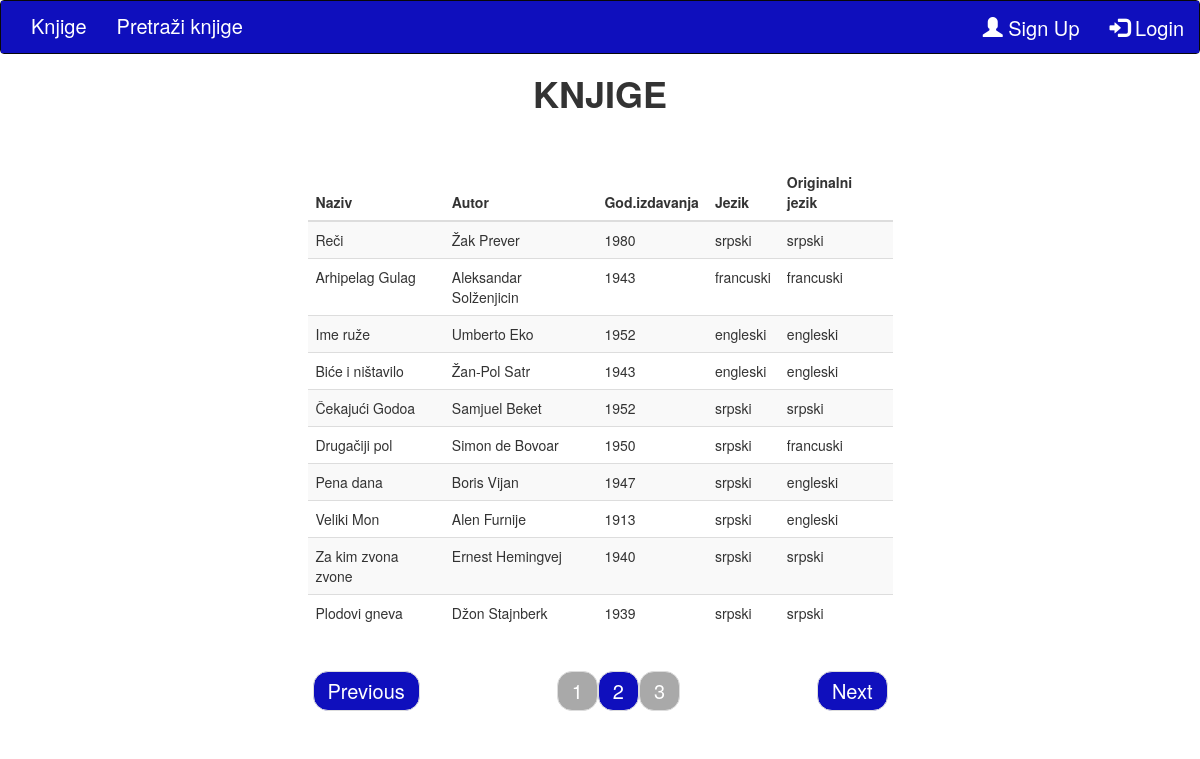
The app's page /index.php?page=2 with its own data.
### tables this page shows
CREATE TABLE IF NOT EXISTS `spisak_knjiga` (
  `knjiga_id` int(11) NOT NULL AUTO_INCREMENT,
  `naziv` varchar(250) DEFAULT NULL,
  `autor_id` int(11) DEFAULT NULL,
  `godina_izdanja` int(4) DEFAULT NULL,
  `jezik_id` int(11) DEFAULT NULL,
  `originalni_jezik_id` int(11) DEFAULT NULL,
  PRIMARY KEY (`knjiga_id`),
  KEY `autor_id_idx` (`autor_id`),
  KEY `jezik_id_idx` (`jezik_id`),
  KEY `originalni_jezik_id_idx` (`originalni_jezik_id`)
);

CREATE TABLE IF NOT EXISTS `autori` (
  `autor_id` int(11) NOT NULL AUTO_INCREMENT,
  `autor` varchar(250) DEFAULT NULL,
  PRIMARY KEY (`autor_id`)
);

CREATE TABLE IF NOT EXISTS `jezik` (
  `jezik_id` int(11) NOT NULL AUTO_INCREMENT,
  `jezik` varchar(250) DEFAULT NULL,
  PRIMARY KEY (`jezik_id`)
);

### classes/Join_tables.class.php (called while the page is built, shortened)
<?php
class Join_tables{
    public static function load_books($limit,$offset){
        $db = Connect::getInstance();
        $className = get_called_class();
        $res = $db->query("SELECT spisak_knjiga.knjiga_id, spisak_knjiga.naziv,spisak_knjiga.godina_izdanja, autori.autor, jezik1.jezik as 'prvi_jezik', jezik2.jezik as 'drugi_jezik'
                FROM spisak_knjiga
                LEFT JOIN autori ON autori.autor_id = spisak_knjiga.autor_id
                LEFT JOIN jezik jezik1 ON jezik1.jezik_id = spisak_knjiga.jezik_id
                LEFT JOIN jezik jezik2 ON jezik2.jezik_id = spisak_knjiga.originalni_jezik_id ORDER BY spisak_knjiga.knjiga_id DESC LIMIT " . $limit . " OFFSET " . $offset);
       if($res->rowCount() == 0){
            echo '<h3>Nema knjiga za ovu pretragu</h3>';
            $arr = array();
            return $arr;
        }else{
            $arr = array();
            while($r = $res->fetchObject($className)){
            $arr[] = $r;
            }
            return $arr;
        }
    }
}

### index.php (the view, shortened to what this page needs)
<?php
include_once 'include/nav.php';
$page = !empty($_GET['page']) ? (int)$_GET['page']:1;
$items_per_page=10;
$itc = Books::get_all();
$items_total_count = count($itc);
$paginate = new Pagination($page,$items_per_page,$items_total_count);
$limit = $items_per_page;
$offset = $paginate->offset();
$knjige = Join_tables::load_books($limit,$offset);
?>
<div class="row">
    <div class="col-md-6 col-md-offset-3">
       <h1>Knjige</h1><br /><br />
        <table class="table table-striped table-inverse">
        <thead>
            <tr>
                <th>Naziv</th>
                <th>Autor</th>
                <th>God.izdavanja</th>
                <th>Jezik</th>
                <th>Originalni jezik</th>
            </tr>
        </thead>
        <tbody>
        <?php
             foreach ($knjige as $knjiga){
            ?>
            <tr>
                <td><?php echo $knjiga->naziv ?></td>
                <td><?php echo $knjiga->autor ?></td>
                <td><?php echo $knjiga->godina_izdanja ?></td>
                <td><?php echo $knjiga->prvi_jezik ?></td>
                <td><?php echo $knjiga->drugi_jezik ?></td>
            </tr>
            <?php } ?>
        </tbody>
    </table>
    <div class="row">
        <ul class="pager">
        </ul>
    </div>
   </div>
  </div>
</body>
</html>

### css/style.css (style rules this page uses)
body { font-family:Arial, sans-serif; }
h1, h2, h3, h4, h5, h6 { text-transform:uppercase; font-weight: bold !important; text-align: center !important; color:#0f0fbd; margin:0.5em 0 0.7em 0; }

### records on screen
spisak_knjiga: naziv "Reči", autor.autor "Žak Prever", godina_izdanja "1980", jezik.jezik "srpski"
spisak_knjiga: naziv "Arhipelag Gulag", autor.autor "Aleksandar Solženjicin", godina_izdanja "1943", jezik.jezik "francuski"
spisak_knjiga: naziv "Ime ruže", autor.autor "Umberto Eko", godina_izdanja "1952", jezik.jezik "engleski"
spisak_knjiga: naziv "Biće i ništavilo", autor.autor "Žan-Pol Satr", godina_izdanja "1943", jezik.jezik "engleski"
spisak_knjiga: naziv "Čekajući Godoa", autor.autor "Samjuel Beket", godina_izdanja "1952", jezik.jezik "srpski"
spisak_knjiga: naziv "Drugačiji pol", autor.autor "Simon de Bovoar", godina_izdanja "1950", jezik.jezik "srpski", originalni_jezik.jezik "francuski"
spisak_knjiga: naziv "Pena dana", autor.autor "Boris Vijan", godina_izdanja "1947", jezik.jezik "srpski", originalni_jezik.jezik "engleski"
spisak_knjiga: naziv "Veliki Mon", autor.autor "Alen Furnije", godina_izdanja "1913", jezik.jezik "srpski", originalni_jezik.jezik "engleski"
spisak_knjiga: naziv "Za kim zvona zvone", autor.autor "Ernest Hemingvej", godina_izdanja "1940", jezik.jezik "srpski"
spisak_knjiga: naziv "Plodovi gneva", autor.autor "Džon Stajnberk", godina_izdanja "1939", jezik.jezik "srpski"
